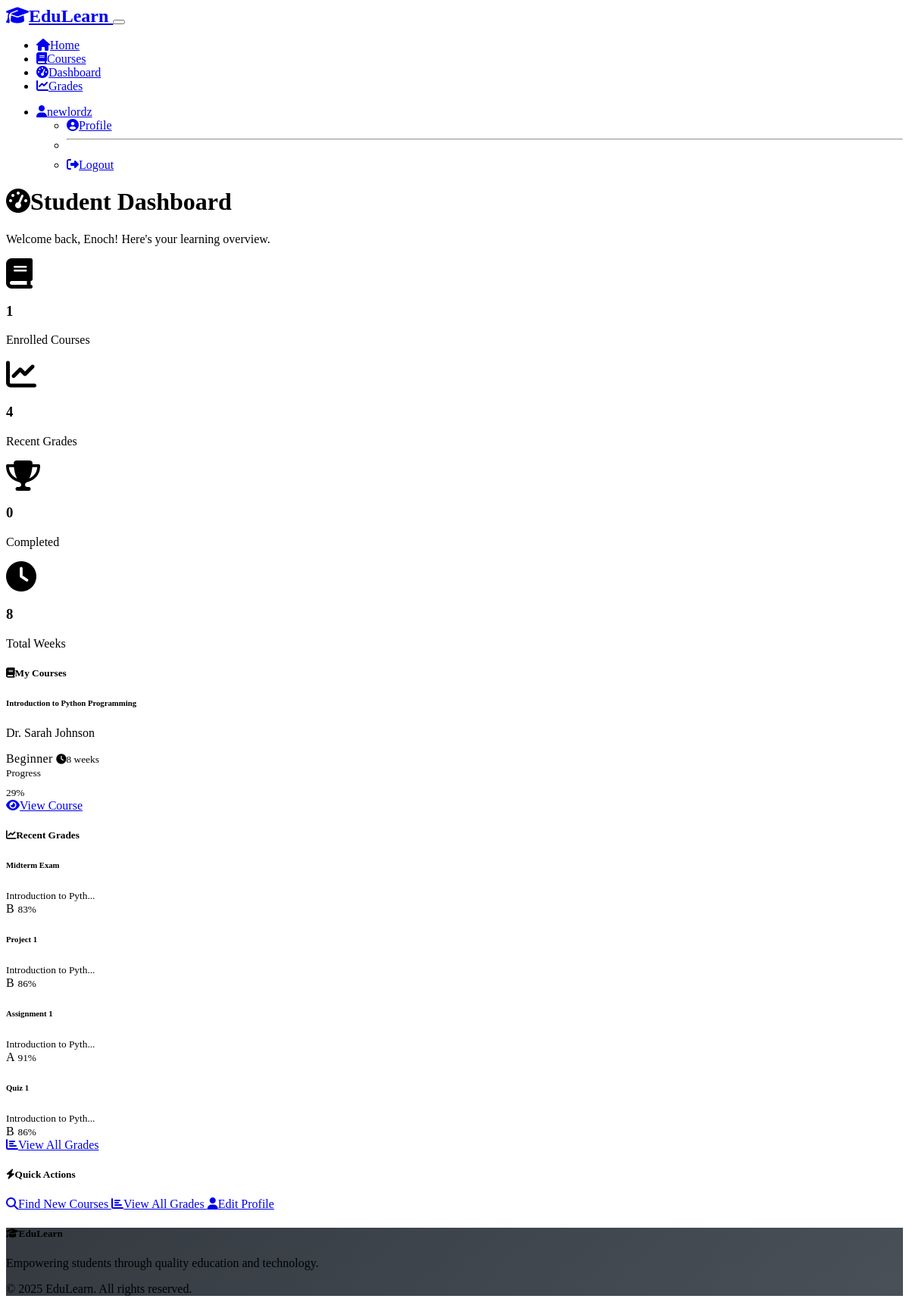
The page /dashboard (signed in) on the database its author committed.
### models.py (models this page shows, shortened)
class User(db.Model):
    id = db.Column(db.Integer, primary_key=True)
    username = db.Column(db.String(64), unique=True, nullable=False)
    email = db.Column(db.String(120), unique=True, nullable=False)
    first_name = db.Column(db.String(50), nullable=False)
    last_name = db.Column(db.String(50), nullable=False)
    password_hash = db.Column(db.String(256), nullable=False)
    created_at = db.Column(db.DateTime, default=datetime.utcnow)
    enrollments = db.relationship('Enrollment', backref='student', lazy=True)
    grades = db.relationship('Grade', backref='student', lazy=True)
    def get_enrolled_courses(self):
        return [enrollment.course for enrollment in self.enrollments]
    def get_course_progress(self, course_id):
        enrollment = Enrollment.query.filter_by(user_id=self.id, course_id=course_id).first()
        return enrollment.progress if enrollment else 0

class Course(db.Model):
    id = db.Column(db.Integer, primary_key=True)
    title = db.Column(db.String(200), nullable=False)
    description = db.Column(db.Text, nullable=False)
    instructor = db.Column(db.String(100), nullable=False)
    duration_weeks = db.Column(db.Integer, nullable=False)
    difficulty = db.Column(db.String(20), nullable=False)  # Beginner, Intermediate, Advanced
    max_students = db.Column(db.Integer, default=30)
    created_at = db.Column(db.DateTime, default=datetime.utcnow)
    enrollments = db.relationship('Enrollment', backref='course', lazy=True)
    grades = db.relationship('Grade', backref='course', lazy=True)

class Enrollment(db.Model):
    id = db.Column(db.Integer, primary_key=True)
    user_id = db.Column(db.Integer, db.ForeignKey('user.id'), nullable=False)
    course_id = db.Column(db.Integer, db.ForeignKey('course.id'), nullable=False)
    enrolled_at = db.Column(db.DateTime, default=datetime.utcnow)
    progress = db.Column(db.Float, default=0.0)  # Percentage (0-100)
    status = db.Column(db.String(20), default='active')  # active, completed, dropped
    __table_args__ = (db.UniqueConstraint('user_id', 'course_id'),)

class Grade(db.Model):
    id = db.Column(db.Integer, primary_key=True)
    user_id = db.Column(db.Integer, db.ForeignKey('user.id'), nullable=False)
    course_id = db.Column(db.Integer, db.ForeignKey('course.id'), nullable=False)
    assignment_name = db.Column(db.String(200), nullable=False)
    score = db.Column(db.Float)  # Percentage (0-100)
    max_score = db.Column(db.Float, default=100.0)
    feedback = db.Column(db.Text)
    graded_at = db.Column(db.DateTime, default=datetime.utcnow)
    def get_letter_grade(self):
        if self.score is None:
            return 'N/A'
        elif self.score >= 90:
            return 'A'
        elif self.score >= 80:
            return 'B'
        elif self.score >= 70:
            return 'C'
        elif self.score >= 60:
            return 'D'
        else:
            return 'F'

### routes.py (the view)
@app.route('/dashboard')
def dashboard():
    if 'user_id' not in session:
        flash('Please log in to access your dashboard', 'warning')
        return redirect(url_for('login'))
    user = User.query.get(session['user_id'])
    enrolled_courses = user.get_enrolled_courses()
    recent_grades = Grade.query.filter_by(user_id=user.id).order_by(Grade.graded_at.desc()).limit(5).all()
    return render_template('dashboard.html', user=user, enrolled_courses=enrolled_courses, recent_grades=recent_grades)

### templates/dashboard.html (shortened to what this page needs)
{% extends "base.html" %}
{% block content %}
<div class="container py-4">
    <div class="row mb-4">
        <div class="col-12">
            <h1 class="display-5 fw-bold">
                <i class="fas fa-tachometer-alt text-primary me-3"></i>Student Dashboard
            </h1>
            <p class="lead text-muted">Welcome back, {{ user.first_name }}! Here's your learning overview.</p>
        </div>
    </div>
    <div class="row g-4 mb-5">
        <div class="col-md-3">
            <div class="card border-0 shadow-sm">
                <div class="card-body text-center">
                    <i class="fas fa-book text-primary" style="font-size: 2.5rem;"></i>
                    <h3 class="mt-3 mb-1">{{ enrolled_courses|length }}</h3>
                    <p class="text-muted mb-0">Enrolled Courses</p>
                </div>
            </div>
        </div>
        <div class="col-md-3">
            <div class="card border-0 shadow-sm">
                <div class="card-body text-center">
                    <i class="fas fa-chart-line text-success" style="font-size: 2.5rem;"></i>
                    <h3 class="mt-3 mb-1">{{ recent_grades|length }}</h3>
                    <p class="text-muted mb-0">Recent Grades</p>
                </div>
            </div>
        </div>
        <div class="col-md-3">
            <div class="card border-0 shadow-sm">
                <div class="card-body text-center">
                    <i class="fas fa-trophy text-warning" style="font-size: 2.5rem;"></i>
                    <h3 class="mt-3 mb-1">
                        {% set completed_courses = enrolled_courses | selectattr('enrollments.0.status', 'equalto', 'completed') | list %}
                        {{ completed_courses|length }}
                    </h3>
                    <p class="text-muted mb-0">Completed</p>
                </div>
            </div>
        </div>
        <div class="col-md-3">
            <div class="card border-0 shadow-sm">
                <div class="card-body text-center">
                    <i class="fas fa-clock text-info" style="font-size: 2.5rem;"></i>
                    <h3 class="mt-3 mb-1">
                        {% set total_weeks = enrolled_courses | sum(attribute='duration_weeks') %}
                        {{ total_weeks }}
                    </h3>
                    <p class="text-muted mb-0">Total Weeks</p>
                </div>
            </div>
        </div>
    </div>
    <div class="row">
        <div class="col-lg-8">
            <div class="card border-0 shadow-sm">
                <div class="card-header bg-transparent border-0 py-3">
                    <h5 class="mb-0">
                        <i class="fas fa-book me-2"></i>My Courses
                    </h5>
                </div>
                <div class="card-body">
                    {% if enrolled_courses %}
                        {% for course in enrolled_courses %}
                        <div class="border rounded p-3 mb-3">
                            <div class="row align-items-center">
                                <div class="col-md-8">
                                    <h6 class="mb-1">{{ course.title }}</h6>
                                    <p class="text-muted mb-2">{{ course.instructor }}</p>
                                    <div class="d-flex align-items-center gap-3">
                                        <span class="badge bg-{{ 'success' if course.difficulty == 'Beginner' else 'warning' if course.difficulty == 'Intermediate' else 'danger' }}">
                                            {{ course.difficulty }}
                                        </span>
                                        <small class="text-muted">
                                            <i class="fas fa-clock me-1"></i>{{ course.duration_weeks }} weeks
                                        </small>
                                    </div>
                                </div>
                                <div class="col-md-4">
                                    {% set progress = user.get_course_progress(course.id) %}
                                    <div class="text-end">
                                        <small class="text-muted d-block">Progress</small>
                                        <div class="progress mb-2" style="height: 8px;">
                                        </div>
                                        <small class="text-muted">{{ "%.0f"|format(progress) }}%</small>
                                    </div>
                                </div>
                            </div>
                            <div class="mt-3">
                                <a href="{{ url_for('course_detail', course_id=course.id) }}" class="btn btn-outline-primary btn-sm">
                                    <i class="fas fa-eye me-1"></i>View Course
                                </a>
                            </div>
                        </div>
                        {% endfor %}
                    {% endif %}
                </div>
            </div>
        </div>
        <div class="col-lg-4">
            <div class="card border-0 shadow-sm">
                <div class="card-header bg-transparent border-0 py-3">
                    <h5 class="mb-0">
                        <i class="fas fa-chart-line me-2"></i>Recent Grades
                    </h5>
                </div>
                <div class="card-body">
                    {% if recent_grades %}
                        {% for grade in recent_grades %}
                        <div class="d-flex justify-content-between align-items-center border-bottom py-2">
                            <div>
                                <h6 class="mb-1">{{ grade.assignment_name }}</h6>
                                <small class="text-muted">{{ grade.course.title[:20] }}...</small>
                            </div>
                            <div class="text-end">
                                <span class="badge bg-{{ 'success' if grade.score >= 90 else 'warning' if grade.score >= 70 else 'danger' }}">
                                    {{ grade.get_letter_grade() }}
                                </span>
                                <small class="text-muted d-block">{{ "%.0f"|format(grade.score) }}%</small>
                            </div>
                        </div>
                        {% endfor %}
                        <div class="text-center mt-3">
                            <a href="{{ url_for('grades') }}" class="btn btn-outline-primary btn-sm">
                                <i class="fas fa-chart-bar me-1"></i>View All Grades
                            </a>
                        </div>
                    {% else %}
                        <div class="text-center py-3">
                            <i class="fas fa-chart-line text-muted" style="font-size: 2rem;"></i>
                            <p class="text-muted mt-2 mb-0">No grades available yet</p>
                        </div>
                    {% endif %}
                </div>
            </div>
            <div class="card border-0 shadow-sm mt-4">
                <div class="card-header bg-transparent border-0 py-3">
                    <h5 class="mb-0">
                        <i class="fas fa-bolt me-2"></i>Quick Actions
                    </h5>
                </div>
                <div class="card-body">
                    <div class="d-grid gap-2">
                        <a href="{{ url_for('courses') }}" class="btn btn-outline-primary">
                            <i class="fas fa-search me-2"></i>Find New Courses
                        </a>
                        <a href="{{ url_for('grades') }}" class="btn btn-outline-success">
                            <i class="fas fa-chart-bar me-2"></i>View All Grades
                        </a>
                        <a href="{{ url_for('profile') }}" class="btn btn-outline-info">
                            <i class="fas fa-user me-2"></i>Edit Profile
                        </a>
                    </div>
                </div>
            </div>
        </div>
    </div>
</div>
{% endblock %}

### templates/base.html (shortened to what this page needs)
<!DOCTYPE html>
<html lang="en" data-bs-theme="dark">
<head>
    <link href="https://cdn.replit.com/agent/bootstrap-agent-dark-theme.min.css" rel="stylesheet">
    <link rel="stylesheet" href="https://cdnjs.cloudflare.com/ajax/libs/font-awesome/6.4.0/css/all.min.css">
    <link rel="stylesheet" href="{{ url_for('static', filename='css/custom.css') }}">
</head>
<body>
    <nav class="navbar navbar-expand-lg navbar-dark bg-dark">
        <div class="container">
            <a class="navbar-brand" href="{{ url_for('index') }}">
                <i class="fas fa-graduation-cap me-2"></i>EduLearn
            </a>
            <button class="navbar-toggler" type="button" data-bs-toggle="collapse" data-bs-target="#navbarNav">
            </button>
            <div class="collapse navbar-collapse" id="navbarNav">
                <ul class="navbar-nav me-auto">
                    <li class="nav-item">
                        <a class="nav-link" href="{{ url_for('index') }}">
                            <i class="fas fa-home me-1"></i>Home
                        </a>
                    </li>
                    <li class="nav-item">
                        <a class="nav-link" href="{{ url_for('courses') }}">
                            <i class="fas fa-book me-1"></i>Courses
                        </a>
                    </li>
                    {% if session.user_id %}
                    <li class="nav-item">
                        <a class="nav-link" href="{{ url_for('dashboard') }}">
                            <i class="fas fa-tachometer-alt me-1"></i>Dashboard
                        </a>
                    </li>
                    <li class="nav-item">
                        <a class="nav-link" href="{{ url_for('grades') }}">
                            <i class="fas fa-chart-line me-1"></i>Grades
                        </a>
                    </li>
                    {% endif %}
                </ul>
                <ul class="navbar-nav">
                    {% if session.user_id %}
                    <li class="nav-item dropdown">
                        <a class="nav-link dropdown-toggle" href="#" id="navbarDropdown" role="button" data-bs-toggle="dropdown">
                            <i class="fas fa-user me-1"></i>{{ session.username }}
                        </a>
                        <ul class="dropdown-menu">
                            <li><a class="dropdown-item" href="{{ url_for('profile') }}">
                                <i class="fas fa-user-circle me-2"></i>Profile
                            </a></li>
                            <li><hr class="dropdown-divider"></li>
                            <li><a class="dropdown-item" href="{{ url_for('logout') }}">
                                <i class="fas fa-sign-out-alt me-2"></i>Logout
                            </a></li>
                        </ul>
                    </li>
                    {% endif %}
                </ul>
            </div>
        </div>
    </nav>
    <main>
        {% block content %}{% endblock %}
    </main>
    <footer class="bg-dark text-light py-4 mt-5">
        <div class="container">
            <div class="row">
                <div class="col-md-6">
                    <h5><i class="fas fa-graduation-cap me-2"></i>EduLearn</h5>
                    <p class="text-muted">Empowering students through quality education and technology.</p>
                </div>
                <div class="col-md-6 text-md-end">
                    <p class="text-muted">&copy; 2025 EduLearn. All rights reserved.</p>
                </div>
            </div>
        </div>
    </footer>
</body>
</html>

### static/css/custom.css (style rules this page uses)
:root { --bs-primary-rgb: 13, 110, 253; --bs-success-rgb: 25, 135, 84; --bs-warning-rgb: 255, 193, 7; --bs-danger-rgb: 220, 53, 69; --bs-info-rgb: 13, 202, 240; }
.card { transition: transform 0.2s ease-in-out, box-shadow 0.2s ease-in-out; }
.badge { font-weight: 500; letter-spacing: 0.025em; }
.navbar-brand { font-weight: 700; font-size: 1.5rem; }
.nav-link { font-weight: 500; transition: color 0.2s ease; }
.btn { font-weight: 500; border-radius: 0.5rem; transition: all 0.2s ease; }
.fade-in { animation: fadeIn 0.6s ease-out; }
footer { background: linear-gradient(135deg, #343a40 0%, #495057 100%) !important; }
[data-bs-theme="dark"] .card { background-color: var(--bs-gray-800); border-color: var(--bs-gray-700); }

### rows shown on the page
User: username "newlordz", first_name "Enoch"
Course: title "Introduction to Python Programming", instructor "Dr. Sarah Johnson", difficulty "Beginner", duration_weeks "8"
Enrollment: progress "29"
Grade: assignment_name "Midterm Exam", course "Introduction to Pyth", get_letter_grade "B", score "83"
Grade: assignment_name "Project 1", course "Introduction to Pyth", get_letter_grade "B", score "86"
Grade: assignment_name "Assignment 1", course "Introduction to Pyth", get_letter_grade "A", score "91"
Grade: assignment_name "Quiz 1", course "Introduction to Pyth", get_letter_grade "B", score "86"

### other values the page prints
{{ enrolled_courses|length }} "1"
{{ recent_grades|length }} "4"
{{ completed_courses|length }} "0"
{{ total_weeks }} "8"
